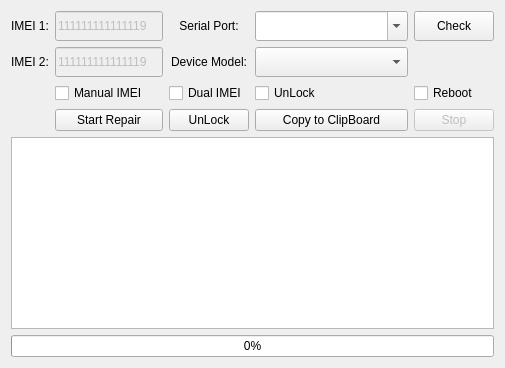
             <widget class="QWidget" name="tab_3">
              <attribute name="title">
               <string>Device1</string>
              </attribute>
              <layout class="QVBoxLayout" name="verticalLayout_15">
               <item>
                <layout class="QGridLayout" name="gridLayout_19">
                 <item row="3" column="1">
                  <widget class="QPushButton" name="pb_StartRepairing_D1">
                   <property name="text">
                    <string>Start Repair</string>
                   </property>
                  </widget>
                 </item>
                 <item row="1" column="0">
                  <widget class="QLabel" name="label_43">
                   <property name="text">
                    <string>IMEI 2:</string>
                   </property>
                   <property name="alignment">
                    <set>Qt::AlignCenter</set>
                   </property>
                   <property name="wordWrap">
                    <bool>false</bool>
                   </property>
                  </widget>
                 </item>
                 <item row="3" column="2">
                  <widget class="QPushButton" name="pb_unLock_D1">
                   <property name="text">
                    <string>UnLock</string>
                   </property>
                  </widget>
                 </item>
                 <item row="0" column="4">
                  <widget class="QPushButton" name="pb_CheckSerialPorts_D1">
                   <property name="sizePolicy">
                    <sizepolicy hsizetype="Preferred" vsizetype="Preferred">
                     <horstretch>0</horstretch>
                     <verstretch>0</verstretch>
                    </sizepolicy>
                   </property>
                   <property name="minimumSize">
                    <size>
                     <width>0</width>
                     <height>30</height>
                    </size>
                   </property>
                   <property name="maximumSize">
                    <size>
                     <width>16777215</width>
                     <height>45</height>
                    </size>
                   </property>
                   <property name="text">
                    <string>Check</string>
                   </property>
                  </widget>
                 </item>
                 <item row="1" column="3">
                  <widget class="QComboBox" name="cmb_DeviceModel_D1">
                   <property name="sizePolicy">
                    <sizepolicy hsizetype="Expanding" vsizetype="Fixed">
                     <horstretch>0</horstretch>
                     <verstretch>0</verstretch>
                    </sizepolicy>
                   </property>
                   <property name="minimumSize">
                    <size>
                     <width>0</width>
                     <height>30</height>
                    </size>
                   </property>
                   <property name="mouseTracking">
                    <bool>false</bool>
                   </property>
                   <item>
                    <property name="text">
                     <string/>
                    </property>
                   </item>
                   <item>
                    <property name="text">
                     <string>E6s XT2053</string>
                    </property>
                   </item>
                   <item>
                    <property name="text">
                     <string>G8 Power Lite XT2055</string>
                    </property>
                   </item>
                   <item>
                    <property name="text">
                     <string>E7 Play XT2095</string>
                    </property>
                   </item>
                  </widget>
                 </item>
                 <item row="3" column="4">
                  <widget class="QPushButton" name="pb_Stop_D1">
                   <property name="enabled">
                    <bool>false</bool>
                   </property>
                   <property name="text">
                    <string>Stop</string>
                   </property>
                  </widget>
                 </item>
                 <item row="0" column="2">
                  <widget class="QLabel" name="label_41">
                   <property name="text">
                    <string>Serial Port:</string>
                   </property>
                   <property name="alignment">
                    <set>Qt::AlignCenter</set>
                   </property>
                   <property name="wordWrap">
                    <bool>false</bool>
                   </property>
                  </widget>
                 </item>
                 <item row="1" column="1">
                  <widget class="QLineEdit" name="txt_IMEI_D1_2">
                   <property name="enabled">
                    <bool>false</bool>
                   </property>
                   <property name="sizePolicy">
                    <sizepolicy hsizetype="Preferred" vsizetype="Fixed">
                     <horstretch>0</horstretch>
                     <verstretch>0</verstretch>
                    </sizepolicy>
                   </property>
                   <property name="minimumSize">
                    <size>
                     <width>0</width>
                     <height>30</height>
                    </size>
                   </property>
                   <property name="text">
                    <string>111111111111119</string>
                   </property>
                   <property name="maxLength">
                    <number>15</number>
                   </property>
                  </widget>
                 </item>
                 <item row="3" column="3">
                  <widget class="QPushButton" name="pb_CopytoClipBoard_D1">
                   <property name="text">
                    <string>Copy to ClipBoard</string>
                   </property>
                  </widget>
                 </item>
                 <item row="0" column="0">
                  <widget class="QLabel" name="label_40">
                   <property name="text">
                    <string>IMEI 1:</string>
                   </property>
                   <property name="alignment">
                    <set>Qt::AlignCenter</set>
                   </property>
                   <property name="wordWrap">
                    <bool>false</bool>
                   </property>
                  </widget>
                 </item>
                 <item row="1" column="2">
                  <widget class="QLabel" name="label_42">
                   <property name="text">
                    <string>Device Model:</string>
                   </property>
                   <property name="alignment">
                    <set>Qt::AlignCenter</set>
                   </property>
                   <property name="wordWrap">
                    <bool>false</bool>
                   </property>
                  </widget>
                 </item>
                 <item row="0" column="3">
                  <widget class="QComboBox" name="cmb_PortNumber_D1">
                   <property name="sizePolicy">
                    <sizepolicy hsizetype="Expanding" vsizetype="Fixed">
                     <horstretch>0</horstretch>
                     <verstretch>0</verstretch>
                    </sizepolicy>
                   </property>
                   <property name="minimumSize">
                    <size>
                     <width>0</width>
                     <height>30</height>
                    </size>
                   </property>
                   <property name="mouseTracking">
                    <bool>false</bool>
                   </property>
                   <property name="editable">
                    <bool>true</bool>
                   </property>
                  </widget>
                 </item>
                 <item row="0" column="1">
                  <widget class="QLineEdit" name="txt_IMEI_D1_1">
                   <property name="enabled">
                    <bool>false</bool>
                   </property>
                   <property name="sizePolicy">
                    <sizepolicy hsizetype="Preferred" vsizetype="Fixed">
                     <horstretch>0</horstretch>
                     <verstretch>0</verstretch>
                    </sizepolicy>
                   </property>
                   <property name="minimumSize">
                    <size>
                     <width>0</width>
                     <height>30</height>
                    </size>
                   </property>
                   <property name="text">
                    <string>111111111111119</string>
                   </property>
                   <property name="maxLength">
                    <number>15</number>
                   </property>
                  </widget>
                 </item>
                 <item row="2" column="2">
                  <widget class="QCheckBox" name="chk_Dual_IMEI_D1">
                   <property name="text">
                    <string>Dual IMEI</string>
                   </property>
                  </widget>
                 </item>
                 <item row="2" column="3">
                  <widget class="QCheckBox" name="chk_unLock_D1">
                   <property name="text">
                    <string>UnLock</string>
                   </property>
                  </widget>
                 </item>
                 <item row="2" column="4">
                  <widget class="QCheckBox" name="chk_Reboot_D1">
                   <property name="text">
                    <string>Reboot</string>
                   </property>
                  </widget>
                 </item>
                 <item row="2" column="1">
                  <widget class="QCheckBox" name="chk_manual_IMEI_D1">
                   <property name="text">
                    <string>Manual IMEI</string>
                   </property>
                  </widget>
                 </item>
                </layout>
               </item>
               <item>
                <widget class="QTextBrowser" name="txt_outPut_D1">
                 <property name="styleSheet">
                  <string notr="true"/>
                 </property>
                </widget>
               </item>
               <item>
                <widget class="QProgressBar" name="progress_D1">
                 <property name="value">
                  <number>0</number>
                 </property>
                 <property name="alignment">
                  <set>Qt::AlignCenter</set>
                 </property>
                </widget>
               </item>
              </layout>
             </widget>
